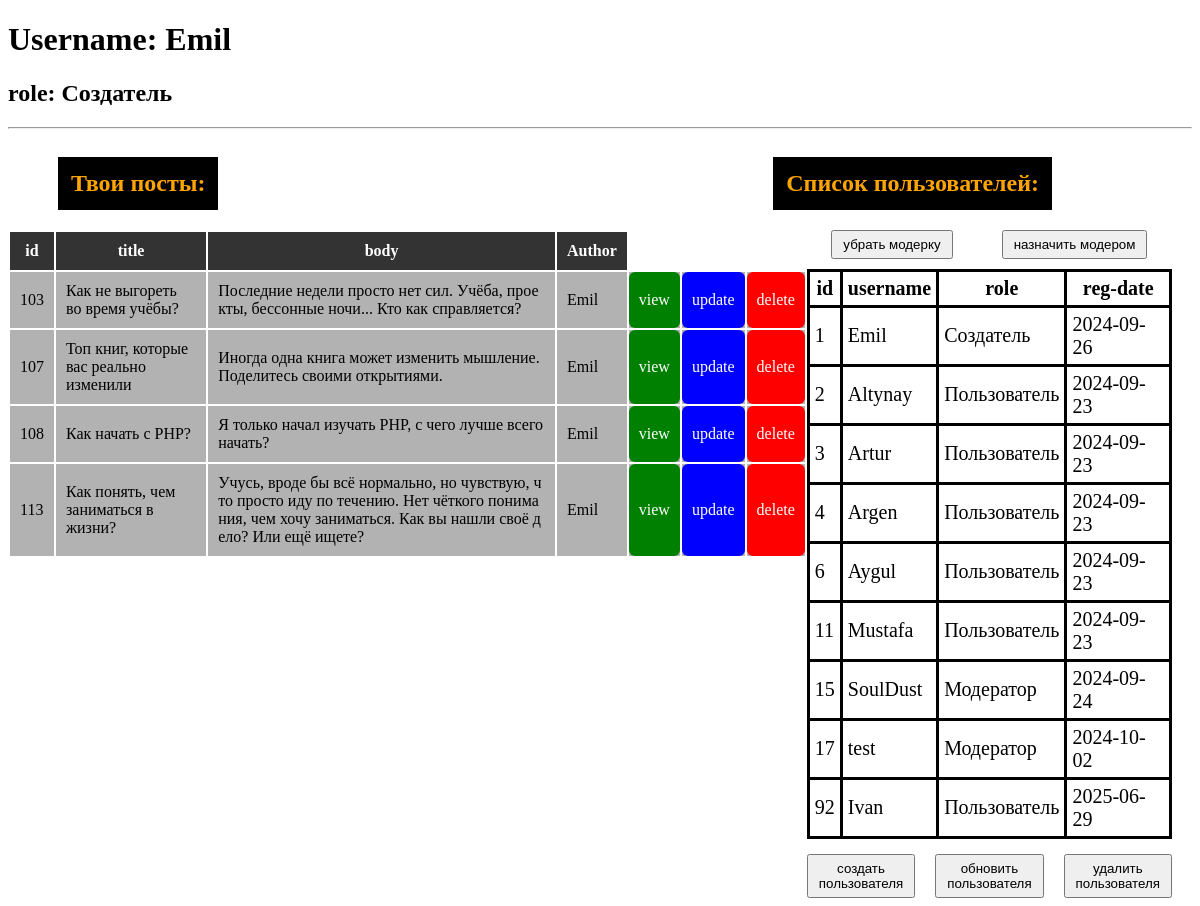
The app's page /profile.php (signed in) with its own data.
### tables this page shows
CREATE TABLE `users` (
  `id` int(20) NOT NULL,
  `username` varchar(50) NOT NULL,
  `password` varchar(25) NOT NULL,
  `role` varchar(30) NOT NULL DEFAULT 'Пользователь',
  `reg_date` date NOT NULL DEFAULT current_timestamp()
);

CREATE TABLE `posts` (
  `id` int(11) NOT NULL,
  `title` varchar(100) NOT NULL,
  `body` text NOT NULL,
  `changed` varchar(20) NOT NULL DEFAULT 'Поль',
  `user_id` int(11) NOT NULL
);

### profile.php (the view, shortened to what this page needs)
<?php
   include("./connect/database.php");
   $login_user = $_SESSION["login_user"];
   $user = mysqli_query($conn, "SELECT * FROM users WHERE id = {$login_user["id"]}");
   $user = mysqli_fetch_array($user, MYSQLI_ASSOC)
?>
<!DOCTYPE html>
<html lang="en">
<head>
</head>
<body>
    <h1>Username: <?= $user["username"] ?></h1>
    <h2>role: <?= $user["role"]?></h2>
    <hr>
    <div class="<?= $login_user["role"] === "Модератор" ? 'title-of-tables' : 'title-of-tables admin-style'?>">
        <h2>Твои посты:</h2>
        <?php if ($user["role"] == "Создатель" || $user["role"] == "Модератор") {?>
            <h2>Список пользователей:</h2>
        <?php
        }?>
    </div>
    <div class="tables">
    <table class="posts-table">
        <tr>
            <th>id</th>
            <th>title</th>
            <th>body</th>
            <th>Author</th>
        </tr>
        <?php
            $result = mysqli_query($conn, "SELECT * FROM posts WHERE user_id = {$user["id"]}");
            if (mysqli_num_rows($result) > 0) {?>
               <?php while ($post = mysqli_fetch_array($result, MYSQLI_ASSOC)) {?>
                <tr id="<?= $post["id"] ?>">
                    <td><?= $post["id"]?></td>
                    <td class="td-title"><?= $post["title"]?></td>
                    <td class="td-body"><?= $post["body"]?></td>
                    <td><?= $user["username"] ?></td>
                    <td class="added-from-php">
                         <div class="button-view">
                            <div class="full-bg view"></div>
                            <div class="text-button view">
                                view
                            </div>
                         </div>
                    </td>
                    <td class="added-from-php">
                        <div class="button-update">
                            <div class="full-bg update"></div>
                            <div class="text-button update">
                                update
                            </div>
                        </div>
                    </td>
                    <td class="added-from-php">
                        <div class="button-delete">
                            <div class="full-bg delete"></div>
                            <div class="text-button delete">
                                delete
                            </div>
                        </div>
                    </td>
                </tr>
               <?php
               }?>
            <?php
           } else {?>
                <tr>
                    <td><h3>Здесь <br>ничего <br>нету...</h3></td>
                </tr>
           <?php
           }?>
    </table>
    <?php
            if ($user["role"] == "Создатель" || $user["role"] == "Модератор") {?>
            <div class="user-profile-panel">
                <?php
                    if ($user["role"] == "Создатель") {?>
                        <div class="btn-for-main-people">
                            <button id="openModalBtn">убрать модерку</button>
                            <button id="openModalBtnTwo">назначить модером</button>
                        </div>
                <?php
                } ?>
                <table class="users-table">
                   <tr>
                       <th>id</th>
                       <th>username</th>
                       <th>role</th>
                       <th>reg-date</th>
                   </tr>
                   <?php
                       $result = mysqli_query($conn, "SELECT * FROM users");
                       if (mysqli_num_rows($result) > 0) {?>
                          <?php while ($post = mysqli_fetch_array($result, MYSQLI_ASSOC)) {?>
                           <tr>
                               <td><?= $post["id"]?></td>
                               <td><?= $post["username"]?></td>
                               <td><?= $post["role"]?></td>
                               <td><?= $post["reg_date"] ?></td>
                           </tr>
                          <?php
                          }?>
                       <?php
                      } else {?>
                           <tr>
                               <td><h3>Здесь <br>ничего <br>нету...</h3></td>
                           </tr>
                      <?php
                      }?>
                <?php
                }?>
               </table>
               <?php if ($user["role"] == "Создатель") {?>
                <div class="btn-for-main-people">
                    <button id="create-user-btn">создать пользователя</button>
                    <button id="update-user-btn">обновить пользователя</button>
                    <button id="delete-user-btn">удалить пользователя</button>
                </div>
               <?php
               }?>
         </div>
    </div>
</body>
</html>

### profile.php (style rules this page uses)
* { box-sizing: border-box; }
.added-from-php { position: relative; background-color: #b2b2b2; padding: 10px; }
.posts-table th { background-color: #333333; color: white; padding: 10px; }
.posts-table td { background-color: #b2b2b2; padding: 10px; }
.posts-table td:nth-child(3) { word-wrap: break-word; word-break: break-all; white-space: normal; }
.posts-table { max-width: 900px; }
.tables { display: flex; justify-content: space-between; align-items: flex-start; padding-right: 20px; }
.users-table th { border: 3px solid black; padding: 5px; font-size: 20px; }
.users-table { border-collapse: collapse; margin-top: 10px; }
.users-table td { border: 3px solid black; font-size: 20px; padding: 5px; }
.title-of-tables { display: flex; justify-content: space-between; padding: 0 130px 0 50px; }
.title-of-tables.admin-style { padding: 0 140px 0 50px; }
.title-of-tables h2 { border: 3px solid black; padding: 10px; background-color: black; color: orange; }
.user-profile-panel { display: flex; flex-direction: column; }
.user-profile-panel .btn-for-main-people { align-self: center; }
.btn-for-main-people { width: 100%; display: flex; justify-content: space-around; }
.btn-for-main-people button { padding: 5px 10px; }
#create-user-btn { margin-top: 15px; }
#update-user-btn { margin: 15px 20px 0 20px; }
#delete-user-btn { margin-top: 15px; }
.text-button { position: relative; z-index: 1; color: white; text-align: center; }
.full-bg { position: absolute; top: 0; right: 0; bottom: 0; left: 0; z-index: 0; border-radius: 6px; }
.full-bg.view { position: absolute; top: 0; right: 0; bottom: 0; left: 0; background-color: green; z-index: 0; border-radius: 6px; }
.full-bg.update { position: absolute; top: 0; right: 0; bottom: 0; left: 0; background-color: blue; z-index: 0; border-radius: 6px; }
.full-bg.delete { position: absolute; top: 0; right: 0; bottom: 0; left: 0; background-color: red; z-index: 0; border-radius: 6px; }

### records on screen
users: username "Emil", role "Создатель", id "1", reg_date "2024-09-26"
posts: id "103", title "Как не выгореть во время учёбы?", body "Последние недели просто нет сил. Учёба, проекты, бессонные ночи... Кто как справляется?", user.username "Emil"
posts: id "107", title "Топ книг, которые вас реально изменили", body "Иногда одна книга может изменить мышление. Поделитесь своими открытиями.", user.username "Emil"
posts: id "108", title "Как начать с PHP?", body "Я только начал изучать PHP, с чего лучше всего начать?", user.username "Emil"
posts: id "113", title "Как понять, чем заниматься в жизни?", body "Учусь, вроде бы всё нормально, но чувствую, что просто иду по течению. Нет чёткого понимания, чем хочу заниматься. Как вы нашли своё дело? Или ещё ищете?", user.username "Emil"
users: id "2", username "Altynay", role "Пользователь", reg_date "2024-09-23"
users: id "3", username "Artur", role "Пользователь", reg_date "2024-09-23"
users: id "4", username "Argen", role "Пользователь", reg_date "2024-09-23"
users: id "6", username "Aygul", role "Пользователь", reg_date "2024-09-23"
users: id "11", username "Mustafa", role "Пользователь", reg_date "2024-09-23"
users: id "15", username "SoulDust", role "Модератор", reg_date "2024-09-24"
users: id "17", username "test", role "Модератор", reg_date "2024-10-02"
users: id "92", username "Ivan", role "Пользователь", reg_date "2025-06-29"
